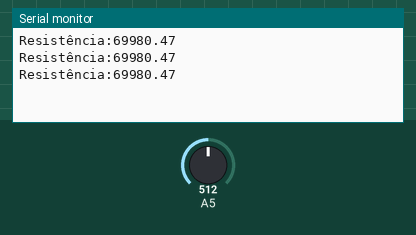
Simulated run of this sketch. Board: Arduino Uno, built with avr-gcc and run on an emulated ATmega328P. Shown: the last lines printed to the serial monitor. The inputs (shaded band) are chosen by the test bench; at power-on: A5 = 512.

Above: at 1.3 s.
1.4 s: A5 set to 0
At 1.9 s:
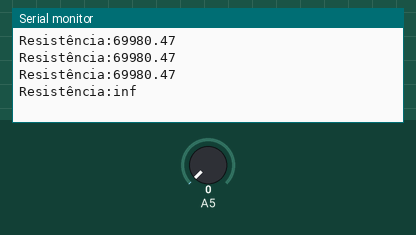
3.5 s: A5 set to 122
At 3.9 s:
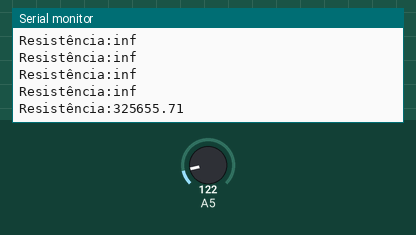

Measured:
- after the input at 1.4 s, the serial monitor: prints a new line after 0.10 s (image 1)
- after the input at 3.5 s, the serial monitor: prints a new line at once (image 2)

The sketch:

Resistencia_NTC.ino
```cpp
/******************************************************************************
             Utilize o Termistor NTC junto de um ESP32 como Termômetro
               Sketch de Exemplo - Medindo a resistência do termistor

                          Criado em 06 de Maio de 2021
                                por Michel Galvão

  Eletrogate - Loja de Arduino \\ Robótica \\ Automação \\ Apostilas \\ Kits
                            https://www.eletrogate.com/
******************************************************************************/

// Protótipo das Funções
float getResistencia(int pin, float voltageUc, float adcResolutionUc, float resistenciaEmSerie);

void setup() {
  Serial.begin(115200);
}

void loop() {
  Serial.print("Resistência:");
  float resistencia = getResistencia(13, 3.3, 4095.0, 10000.0);
  Serial.println(resistencia);
  delay(500);
}

/**
  Obtém a resistência de uma porta analógica informada do microcontrolador. Para isso,
  deve-se estar conectado  um resistor em série na montagem de um divisor de tensão.

  @param pin - O pino da porta à ser medida a resistência.
  @param voltageUc - A tensão nominal do microcontrolador.
  @param adcResolutionUc - O valor máximo da saída do
    ADC (Arduino UNO = 1024.0 | ESP32 = 4095.0).
  @param resistenciaEmSerie - A resistência do resistor em série ao qual
    está conectado à porta analógica.

  @return a resistência, em OHM, obtida.
*/
float getResistencia(int pin, float voltageUc, float adcResolutionUc, float resistenciaEmSerie) {
  float resistenciaDesconhecida = 0;

  resistenciaDesconhecida =
    resistenciaEmSerie *
    (voltageUc /
     (
       (analogRead(pin) * voltageUc) /
       adcResolutionUc
     ) - 1
    );

  return resistenciaDesconhecida;
}
```
